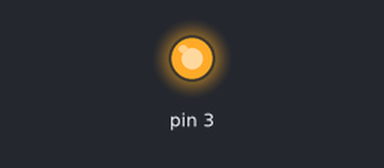
Bench run of a sketch on a simulated Arduino Uno, built with avr-gcc and run on an emulated ATmega328P. On the bench: output pins drawn as LEDs (lit = HIGH).

Above: at 0.15 s.
At 10.4 s:
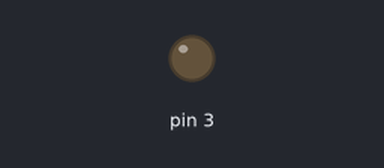
Timing chart, 0 to 15.1 s (numbered marks = the images above):
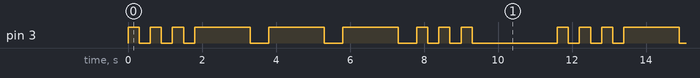

The sketch:

SOS_Blinker.ino
```cpp
void setup() {
    pinMode(3, OUTPUT);

}

void loop() {
   for (int i = 0; i < 3; i++) {
    digitalWrite(3, HIGH);
    delay(300);
    digitalWrite(3, LOW);
    delay(300);
  }
  for (int i = 0; i < 3; i++) {
    digitalWrite(3, HIGH);
    delay(1500);
    digitalWrite(3, LOW);
    delay(500);
  }
   for (int i = 0; i < 3; i++) {
    digitalWrite(3, HIGH);
    delay(300);
    digitalWrite(3, LOW);
    delay(300);
  }
   delay(2000);


}
```

Measured:
- by itself, pin 3: repeats every 11.6 s: 2 × (LOW 0.30 s, HIGH 0.30 s), LOW 0.30 s, 3 × (HIGH 1.5 s, LOW 0.50 s), 2 × (HIGH 0.30 s, LOW 0.30 s), HIGH 0.30 s, LOW 2.3 s, HIGH 0.30 s
- by itself, everything shown: repeats every 11.6 s, in 18 steps
